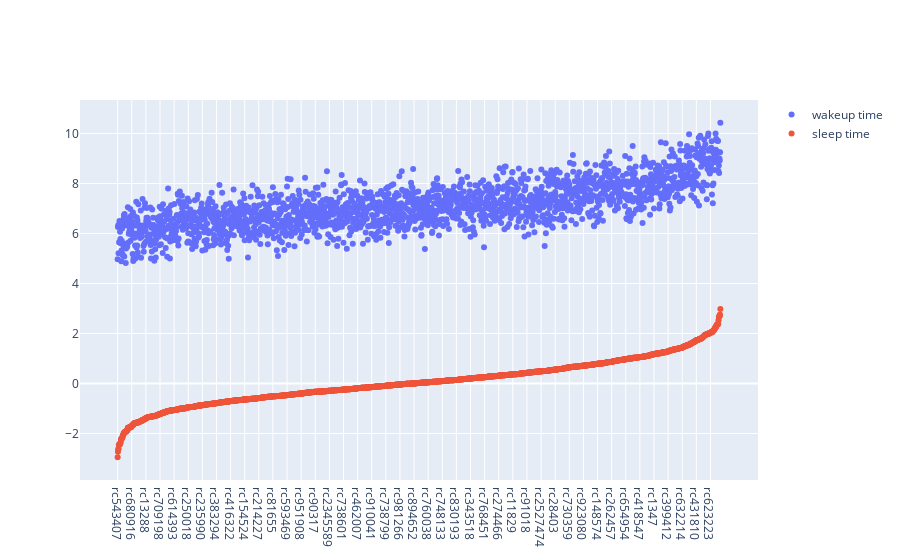

Notebook code for this chart:
### Code cell
fig = go.Figure()

# Add traces
fig.add_trace(go.Scatter(x=means['RegistrationCode'], y=means['wakeup_time_plot'], mode='markers', name='wake up time'))
fig.add_trace(go.Scatter(x=means['RegistrationCode'], y=means['sleep_time_plot'], mode='markers', name='sleep time'))

fig.show()

#fig = px.scatter(means, x='RegistrationCode', y='time', color='type', marginal_y='density')

### Figure 1 — Plotly figure (JSON) as saved in the notebook; plotly's stock layout.template omitted (floating-point values rounded to 4 significant figures; data arrays with more than 128 entries replaced by an {"elided": "..."} marker saying what was removed)
{"data": [{"mode": "markers", "name": "wakeup time", "type": "scatter", "x": {"elided": "2008 str values"}, "y": {"elided": "2008 float values"}}, {"mode": "markers", "name": "sleep time", "type": "scatter", "x": {"elided": "2008 str values"}, "y": {"elided": "2008 float values"}}], "layout": {}}
